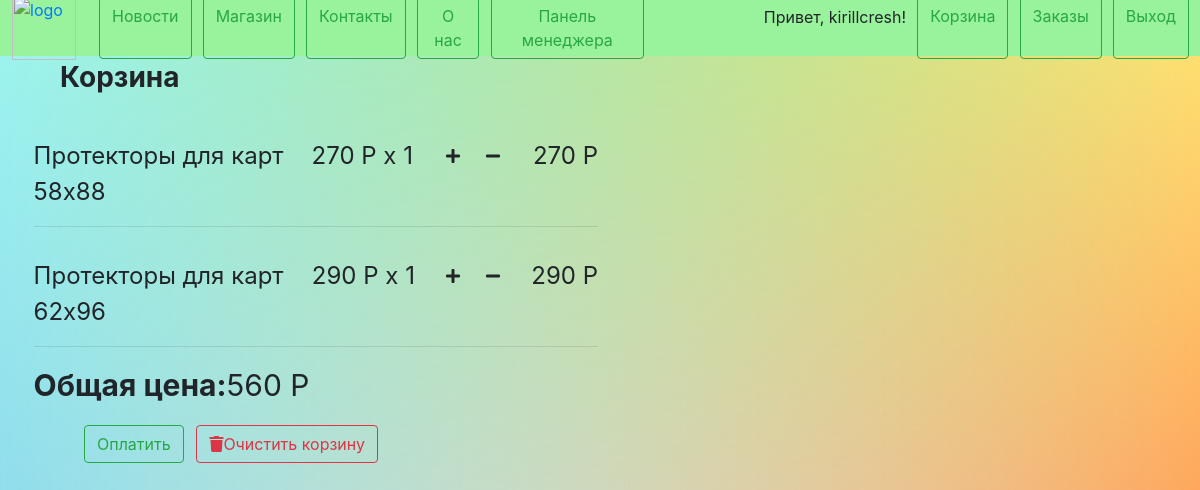
Page /orders/cart/ (signed in) on the committed database.
### orders/models.py (models this page shows, shortened)
class OrderProducts(models.Model):
    games_id = models.ForeignKey(Games, on_delete=models.CASCADE)
    order_id = models.ForeignKey(Orders, on_delete=models.CASCADE)
    amount = models.IntegerField(default=0)
    class Meta:
        verbose_name = 'Игра'
        verbose_name_plural = 'Игры'

class Orders(models.Model):
    is_cart = models.BooleanField(default=True)
    total = models.IntegerField(null=True, default=0)
    client = models.ForeignKey(User, on_delete=models.CASCADE, null=True)
    class Meta:
        verbose_name = 'Заказ'
        verbose_name_plural = 'Заказы'

### shop/models.py (models this page shows, shortened)
class Games(models.Model):
    title = models.CharField(null=False, blank=False, max_length=100, verbose_name='Заголовок')
    games = models.TextField(verbose_name='Текст')
    picture = models.ImageField(upload_to='images/')
    category_class = models.ForeignKey(Category, on_delete=models.CASCADE, null=True)
    price = models.IntegerField(default=1000, verbose_name='Цена')
    is_active = models.BooleanField(default=True, verbose_name='Существует')
    class Meta:
        db_table = "games"
    def __str__(self):
        return self.title
    class Meta:
        verbose_name = 'Игра'
        verbose_name_plural = 'Игры'

### orders/views.py (the view)
# urls.py: path('cart/', views.cart_detail, name='cart_detail'),
def cart_detail(request):
    if request.user.is_active:
        try:
            cart = Orders.objects.get(client=request.user, is_cart=True)
        except:
            cart = Orders.objects.create(client=request.user)
        order_prods = OrderProducts.objects.filter(order_id=cart.id)
        games = Games.objects.all()
        context = {
            'cart': cart,
            'order_prods': order_prods,
            'games': games,
        }
        return render(request, 'orders/cart_detail.html', context)
    else:
        return redirect('main:main')

### orders/templates/orders/cart_detail.html (shortened to what this page needs)
{% extends 'main/layout.html' %}
{% load static %}
{% block static %}
    <link rel="stylesheet" href="{% static 'main/css/cart_detail.css' %}">
{% endblock %}
{% block content %}
<div class="title">
        <a><b>Корзина</b></a>
    </div>
<div class="orders">
    {% if order_prods %}
    <div class="containers">
        <div class="orders">
            {% for prod in order_prods %}
                <div class="razmetka">
                    <div class="t_id">
                        <a>{{ prod.games_id }} </a>
                    </div>
                    <div class="pricing">
                    {% for game in games %}
                        {% if game == prod.games_id %}
                            <a>{{ game.price }} Р x {{ prod.amount }}</a>
                            <div class="buttons"><form method="POST">
                                    <a methods="POST" type="button" class="btn btn-outline-nfo"
                                       href="{% url 'orders:add_item' prod.id %}">
                                        <i class="fa fa-plus"></i></a></form>
                                <form method="POST1">
                                    <a methods="POST1" type="button" class="btn btn-outline-nfo"
                                       href="{% url 'orders:remove_item' prod.id %}">
                                        <i class="fa fa-minus"></i></a></form>
                            </div>
                            <a>{% widthratio game.price 1 prod.amount %} Р </a>
                        {% endif %}
                    {% endfor %}
                    </div>
                </div>
            <div><hr></div>
            {% endfor %}
        </div>
        <div class="endprice">
            <a><b>Общая цена:</b></a>
            <a>{{ cart.total }} Р </a>
        </div>
    </div>
    <div class="button">
        <a type="button" class="btn btn-outline-success"  href="{% url 'orders:order_create' %}">Оплатить</a>
        <a type="button" class="btn btn-outline-danger"  href="{% url 'orders:cart_delete' %}">
            <i class="fa fa-trash"></i>Очистить корзину</a>
    </div>
    {% else %}
        <a style="font-size: 20px; margin-left: 15px;">Выберите игру, чтобы корзина не была такой пустой :с</a>
    {% endif %}
</div>
{% endblock %}

### main/templates/main/layout.html (shortened to what this page needs)
{% load static %}
<html lang="en">
<head>
    <link rel="stylesheet" href="https://cdnjs.cloudflare.com/ajax/libs/twitter-bootstrap/4.6.1/css/bootstrap.min.css">
    <link rel="stylesheet" href="{% static 'main/css/site.css' %}">
    {% block static %}
    {% endblock %}
    <link rel="stylesheet" href="https://use.fontawesome.com/releases/v5.8.2/css/all.css">
</head>
<body>
    <div class="fixed">
        <div class="header">
            <a href="/" style="margin: 0 1% 0 1%;"><img src="{% static 'main/img/logo2.png' %}" alt="logo" style="width:64;"> </a>
            <div class="middle">
                <div class="header_left">
                    <a type="button" class="btn btn-outline-success" href="{% url 'news:main' %}">Новости</a>
                    <a type="button" class="btn btn-outline-success" href="{% url 'shop:main' %}">Магазин</a>
                    <a type="button" class="btn btn-outline-success" href="{% url 'main:contacts' %}">Контакты</a>
                    <a type="button" class="btn btn-outline-success" href="{% url 'main:about' %}">О нас</a>
                    {% if user.is_staff %}
                         <a type="button" class="btn btn-outline-success" href="{% url 'main:manager' %}">Панель менеджера</a>
                    {% endif %}
                </div>
                <div class="header_right">
                    {% if not user.is_authenticated %}
                        <a type="button" class="btn btn-outline-success" href="{% url 'main:register' %}">Регистрация</a>
                        <a type="button" class="btn btn-outline-success" href="{% url 'main:login' %}">Вход</a>
                    {% else %}
                        <a style="margin-top: 1vh;"> Привет, {{ user.username }}!</a>
                        <a type="button" class="btn btn-outline-success" href="{% url 'orders:cart_detail' %}">Корзина</a>
                        <a type="button" class="btn btn-outline-success" href="{% url 'orders:main' %}">Заказы</a>
                        <a type="button" class="btn btn-outline-success" href="{% url 'main:logout' %}">Выход</a>
                    {% endif %}
                </div>
            </div>
        </div>
    </div>
    {% block content %}
    {% endblock %}
</body>
</html>

### main/static/main/css/site.css (style rules this page uses)
.header { width: 100%; height: 7vh; background-color: 99f29c; display: flex; align-items: center; flex-direction:row; }
body { background-blend-mode: screen; background: linear-gradient(limegreen, transparent), linear-gradient(90deg, skyblue, transparent), linear-gradient(-90deg, coral, transparent); background-size: cover; background-position: center center; background-repeat: no-repeat; background-attachment: fixed; }
.middle { display: flex; width: 95% }
.header_left, .header_right { display: flex; width: 50%; }
.header_right { justify-content: flex-end; }
.header_right > a { margin: 0 2% 0 0; }
.header_left > a { margin: 0 0 0 2%; }

### main/static/main/css/cart_detail.css (style rules this page uses)
.title { display: flex; margin-left: 35px; font-size: 28px; margin:0 5% 0 5%; flex-wrap: wrap; }
.containers { display: flex; width: 96%; justify-content: space-between; margin: 3% 0 0 4%; flex-direction: column; }
.orders { width: 70% }
.razmetka { display: flex; font-size: 24px; width: 100%; justify-content: space-between; padding-top: 15px; }
.endprice { display: flex; align-items: flex-end; font-size: 30px; }
.pricing { display: flex; justify-content: space-between; width: 60%; }
.buttons { display:flex; margin: 1% 0 0 0; }
.button { width: 35%; display:flex; justify-content: space-between; margin: 2% 7% 0 10%; }

### rows in the picture
OrderProducts: games_id "Протекторы для карт 58х88", amount "1"
Games: price "270", price.amount "270"
OrderProducts: games_id "Протекторы для карт 62х96", amount "1"
Games: price "290", price.amount "290"
Orders: total "560"

### other values in the picture
{{ user.username }} "kirillcresh"
